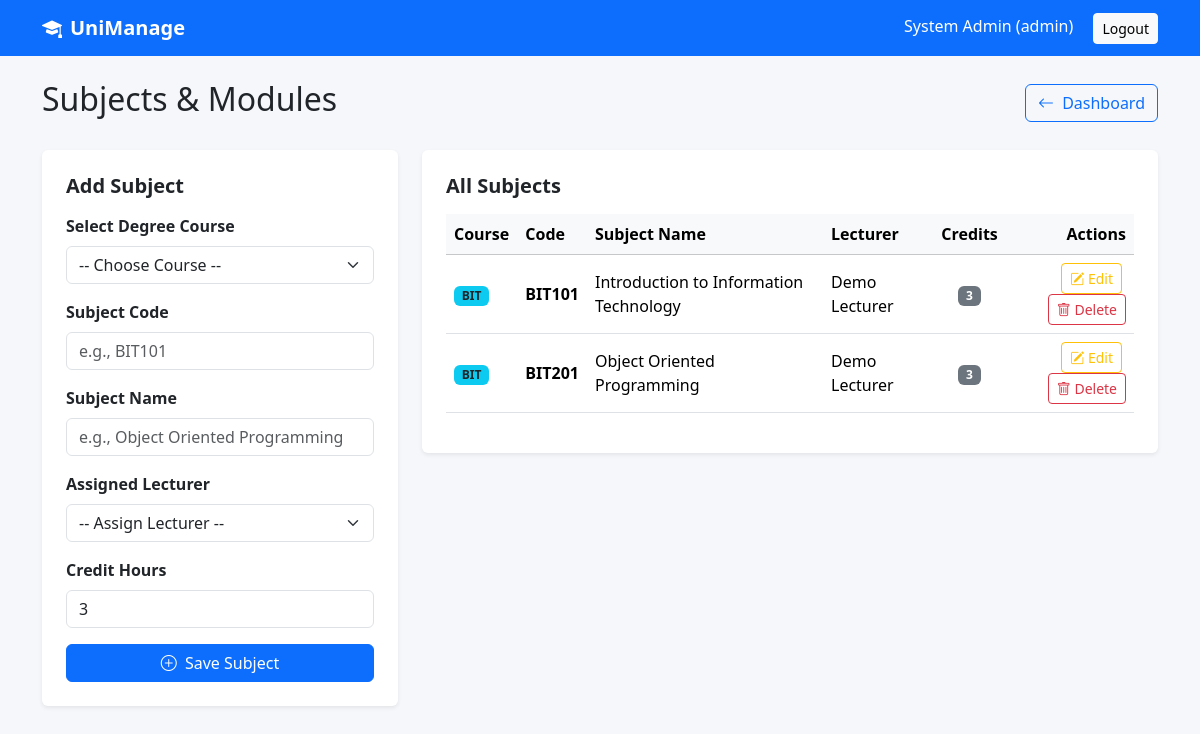
The app's page /admin/subjects.php (signed in) with its own data.
### tables this page shows
CREATE TABLE `subjects` (
  `id` int(11) NOT NULL,
  `course_id` int(11) NOT NULL,
  `subject_code` varchar(20) NOT NULL,
  `subject_name` varchar(255) NOT NULL,
  `lecturer_id` int(11) DEFAULT NULL,
  `credit_hour` int(11) DEFAULT 3,
  `created_at` timestamp NOT NULL DEFAULT current_timestamp()
);

CREATE TABLE `courses` (
  `id` int(11) NOT NULL,
  `program_id` int(11) DEFAULT NULL,
  `course_code` varchar(30) NOT NULL,
  `course_name` varchar(150) NOT NULL,
  `credit_hour` int(11) NOT NULL DEFAULT 3,
  `lecturer_id` int(11) DEFAULT NULL
);

CREATE TABLE `users` (
  `id` int(11) NOT NULL,
  `name` varchar(100) NOT NULL,
  `email` varchar(150) NOT NULL,
  `password` varchar(255) NOT NULL,
  `role` enum('admin','lecturer','student') NOT NULL,
  `created_at` timestamp NOT NULL DEFAULT current_timestamp()
);

### config/auth.php (called while the page is built, shortened)
<?php
function e($value) {
    return htmlspecialchars((string)$value, ENT_QUOTES, 'UTF-8');
}

### admin/subjects.php (the view, shortened to what this page needs)
<?php
require_once "../config/auth.php";
require_once "../config/database.php";
$subjects = $pdo->query("
    SELECT s.*, c.course_name, c.course_code, u.name AS lecturer_name
    FROM subjects s
    LEFT JOIN courses c ON c.id = s.course_id
    LEFT JOIN lecturers l ON l.id = s.lecturer_id
    LEFT JOIN users u ON u.id = l.user_id
    ORDER BY c.course_name ASC, s.subject_code ASC
")->fetchAll();
include "../partials/header.php";
?>
<div class="d-flex justify-content-between align-items-center mb-4">
    <h2>Subjects & Modules</h2>
    <a href="dashboard.php" class="btn btn-outline-primary"><i class="bi bi-arrow-left me-1"></i> Dashboard</a>
</div>
<div class="row g-4">
    <div class="col-md-4">
        <div class="card p-4 shadow-sm">
            <h5 class="fw-bold mb-3">Add Subject</h5>
            <form method="post">
                <div class="mb-3">
                    <label class="form-label fw-bold">Select Degree Course</label>
                    <select name="course_id" class="form-select" required>
                        <option value="">-- Choose Course --</option>
                    </select>
                </div>
                <div class="mb-3">
                    <label class="form-label fw-bold">Subject Code</label>
                    <input type="text" name="subject_code" class="form-control" placeholder="e.g., BIT101" required>
                </div>
                <div class="mb-3">
                    <label class="form-label fw-bold">Subject Name</label>
                    <input type="text" name="subject_name" class="form-control" placeholder="e.g., Object Oriented Programming" required>
                </div>
                <div class="mb-3">
                    <label class="form-label fw-bold">Assigned Lecturer</label>
                    <select name="lecturer_id" class="form-select" required>
                        <option value="">-- Assign Lecturer --</option>
                    </select>
                </div>
                <div class="mb-3">
                    <label class="form-label fw-bold">Credit Hours</label>
                    <input type="number" name="credit_hour" class="form-control" value="3" min="1" max="6" required>
                </div>
                <button type="submit" class="btn btn-primary w-100"><i class="bi bi-plus-circle me-1"></i> Save Subject</button>
            </form>
        </div>
    </div>
    <div class="col-md-8">
        <div class="card p-4 shadow-sm">
            <h5 class="fw-bold mb-3">All Subjects</h5>
            <div class="table-responsive">
                <table class="table table-hover align-middle">
                    <thead class="table-light">
                        <tr>
                            <th>Course</th>
                            <th>Code</th>
                            <th>Subject Name</th>
                            <th>Lecturer</th>
                            <th class="text-center">Credits</th>
                            <th class="text-end">Actions</th>
                        </tr>
                    </thead>
                    <tbody>
                        <?php if (empty($subjects)): ?>
                            <tr><td colspan="6" class="text-center text-muted">No subjects added yet.</td></tr>
                        <?php else: ?>
                            <?php foreach ($subjects as $s): ?>
                                <tr>
                                    <td><span class="badge bg-info text-dark"><?= e($s['course_code']) ?></span></td>
                                    <td><strong><?= e($s['subject_code']) ?></strong></td>
                                    <td><?= e($s['subject_name']) ?></td>
                                    <td><?= e($s['lecturer_name'] ?: 'Unassigned') ?></td>
                                    <td class="text-center"><span class="badge bg-secondary"><?= e($s['credit_hour']) ?></span></td>
                                    <td class="text-end">
                                        <button type="button"
                                                class="btn btn-sm btn-outline-warning me-1"
                                                data-bs-toggle="modal"
                                                data-bs-target="#editSubjectModal<?= $s['id'] ?>">
                                            <i class="bi bi-pencil-square"></i> Edit
                                        </button>
                                        <a href="subjects.php?action=delete&id=<?= $s['id'] ?>"
                                           class="btn btn-sm btn-outline-danger"
                                           onclick="return confirm('Are you sure you want to delete this subject?');">
                                           <i class="bi bi-trash"></i> Delete
                                        </a>
                                    </td>
                                </tr>
                            <?php endforeach; ?>
                        <?php endif; ?>
                    </tbody>
                </table>
            </div>
        </div>
    </div>
</div>
<?php include "../partials/footer.php"; ?>

### assets/css/style.css (style rules this page uses)
body { background:#f5f7fb }
.card { border:0;box-shadow:0 4px 18px rgba(0,0,0,.06) }
.table td,.table th { vertical-align:middle }

### records on screen
subjects: course.course_code "BIT", subject_code "BIT101", subject_name "Introduction to Information Technology", users.name "Demo Lecturer", credit_hour "3"
subjects: course.course_code "BIT", subject_code "BIT201", subject_name "Object Oriented Programming", users.name "Demo Lecturer", credit_hour "3"

### other values on screen
$_SESSION['user']['name'] "System Admin"
$_SESSION['user']['role'] "admin"
